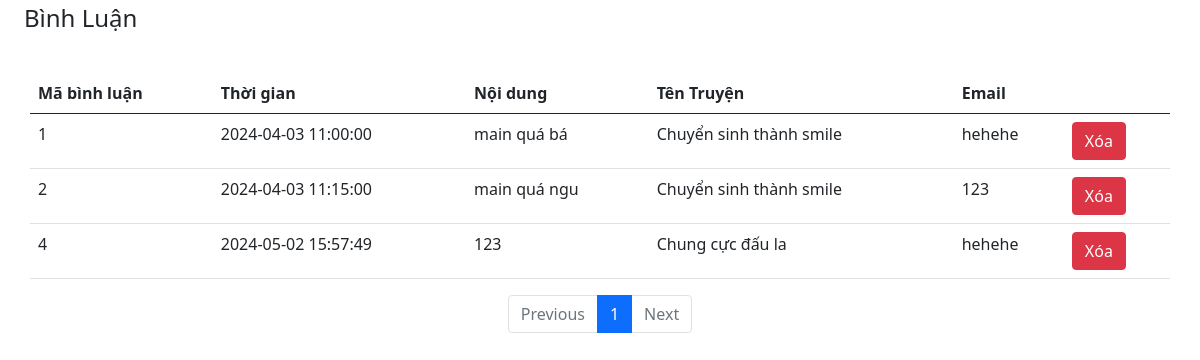
The app's page /admin/comment.php with its own data.
### tables this page shows
CREATE TABLE `comment` (
  `ComID` int(11) NOT NULL,
  `ComDate` datetime NOT NULL DEFAULT current_timestamp(),
  `ComContent` text NOT NULL,
  `StoryID` int(11) DEFAULT NULL,
  `MemID` int(11) DEFAULT NULL,
  `ComStatus` int(11) NOT NULL
);

CREATE TABLE `stories` (
  `StoryID` int(11) NOT NULL,
  `StoryName` text NOT NULL,
  `StoryDes` text NOT NULL,
  `StoryImage` text NOT NULL,
  `StoryView` int(11) NOT NULL,
  `StoryStatus` tinyint(4) NOT NULL,
  `StoryDate` timestamp NOT NULL DEFAULT current_timestamp() ON UPDATE current_timestamp(),
  `CateID` int(11) DEFAULT NULL,
  `AuID` int(11) DEFAULT NULL
);

CREATE TABLE `member` (
  `MemID` int(11) NOT NULL,
  `MemName` tinytext NOT NULL,
  `MemPassword` varchar(32) NOT NULL,
  `MemEmail` varchar(30) NOT NULL,
  `MemStatus` int(11) NOT NULL
);

### admin/comment.php (the view, shortened to what this page needs)
<?php
    require_once(__DIR__."/../connect.php");
    if (!isset($_REQUEST["page"])){
        $page=1;
    } else {
        $page = $_REQUEST["page"];
    }
    $num_row = 20;
    $sql1 = "SELECT * from comment where ComStatus!=-1 ";
    $result1 = $conn->query($sql1) or die("Can't get recordset");
    $num_of_page=ceil(($result1->num_rows / $num_row));
?>
<!DOCTYPE html>
<html lang="en">
<head>
    <link href="https://cdn.jsdelivr.net/npm/bootstrap@5.0.0-beta3/dist/css/bootstrap.min.css" rel="stylesheet" />
    <link rel="stylesheet" href="style1.css" />
</head>
<body>
    <div class="container-fluid px-4">
            <div class="row my-1">
                <h3 class="fs-4 mb-3">Bình Luận</h3>
                <div class="col">
                    <alert class="container container-fluid ">
                    </alert>
                    <table class="container container-fluid table">
                        <thead>
                            <tr>
                                <th>Mã bình luận</th>
                                <th>Thời gian</th>
                                <th>Nội dung</th>
                                <th>Tên Truyện</th>
                                <th>Email</th>
                                <th></th>
                            </tr>
                        </thead>
                        <tbody>
                            <?php
                                    $sql = "SELECT * from comment as c
                                    join stories as s on c.StoryID = s.StoryID
                                    join member as m on c.MemID = m.MemID
                                    where ComStatus!=-1 limit ".$num_row*($page - 1).",".$num_row;
                                    $result = $conn->query($sql) or die("Can't get recordset");
                                    if($result->num_rows>0){
                                        while($row = $result->fetch_assoc()){
                                ?>
                                <tr>
                                    <td class="">
                                        <?php echo $row['ComID'];?>
                                    </td>
                                    <td>
                                        <?php echo $row['ComDate'];?>
                                    </td>
                                    <td>
                                        <?php echo $row['ComContent'];?>
                                    </td>
                                    <td>
                                        <?php echo $row['StoryName'];?>
                                    </td>
                                    <td>
                                        <?php echo $row['MemEmail'];?>
                                    </td>
                                    <td>
                                        <a href="/../QLDA/controller/BinhLuan_action.php?action=remove&ComID=<?php echo $row["ComID"];?>" id="deleteBtn" class="btn btn-danger" onclick="confirmDelete()">Xóa</a>
                                    </td>
                                </tr>
                                <?php
                            }
                        }
                    ?>
                        </tbody>
                    </table>
                    <nav aria-label="...">
                        <ul class="pagination justify-content-center">
                            <?php
                                if($page == 1){
                                    echo "  <li class=\"page-item disabled\">
                                                <a class=\"page-link\">Previous</a>
                                            </li> ";
                                }else{
                                    $p = $page - 1;
                                    echo "  <li class=\"page-item\">
                                                <a class=\"page-link\" href=\"?page_layout=quan_ly_binh_luan&page=$p\">Previous</a>
                                            </li> ";
                                }
                                for($i=1;$i<=$num_of_page;$i++){
                                    if ($i == $page){
                                        echo "  <li class=\"page-item active\">
                                                    <a class=\"page-link \" href=\"?page_layout=quan_ly_binh_luan&page=$i\">$i</a>
                                                </li> ";
                                    } else {
                                        echo "  <li class=\"page-item\">
                                                    <a class=\"page-link\" href=\"?page_layout=quan_ly_binh_luan&page=$i\">$i</a>
                                                </li> ";
                                    }
                                }
                                if($page == $num_of_page){
                                    echo "  <li class=\"page-item disabled\">
                                                <a class=\"page-link\">Next</a>
                                            </li> ";
                                }else{
                                    $p =$page + 1;
                                    echo "  <li class=\"page-item\">
                                                <a class=\"page-link\" href=\"?page_layout=quan_ly_binh_luan&page=$p\">Next</a>
                                            </li> ";
                                }
                            ?>
                        </ul>
                    </nav>
                </div>
            </div>
</body>
</html>

### admin/style1.css (style rules this page uses)
:root { --main-bg-color: #009d63; --main-text-color: #009d63; --second-text-color: #bbbec5; --second-bg-color: #c1efde; }

### records on screen
comment: ComID "1", ComDate "2024-04-03 11:00:00", ComContent "main quá bá", StoryID.StoryName "Chuyển sinh thành smile", MemID.MemEmail "hehehe"
comment: ComID "2", ComDate "2024-04-03 11:15:00", ComContent "main quá ngu", StoryID.StoryName "Chuyển sinh thành smile", MemID.MemEmail "123"
comment: ComID "4", ComDate "2024-05-02 15:57:49", ComContent "123", StoryID.StoryName "Chung cực đấu la", MemID.MemEmail "hehehe"
